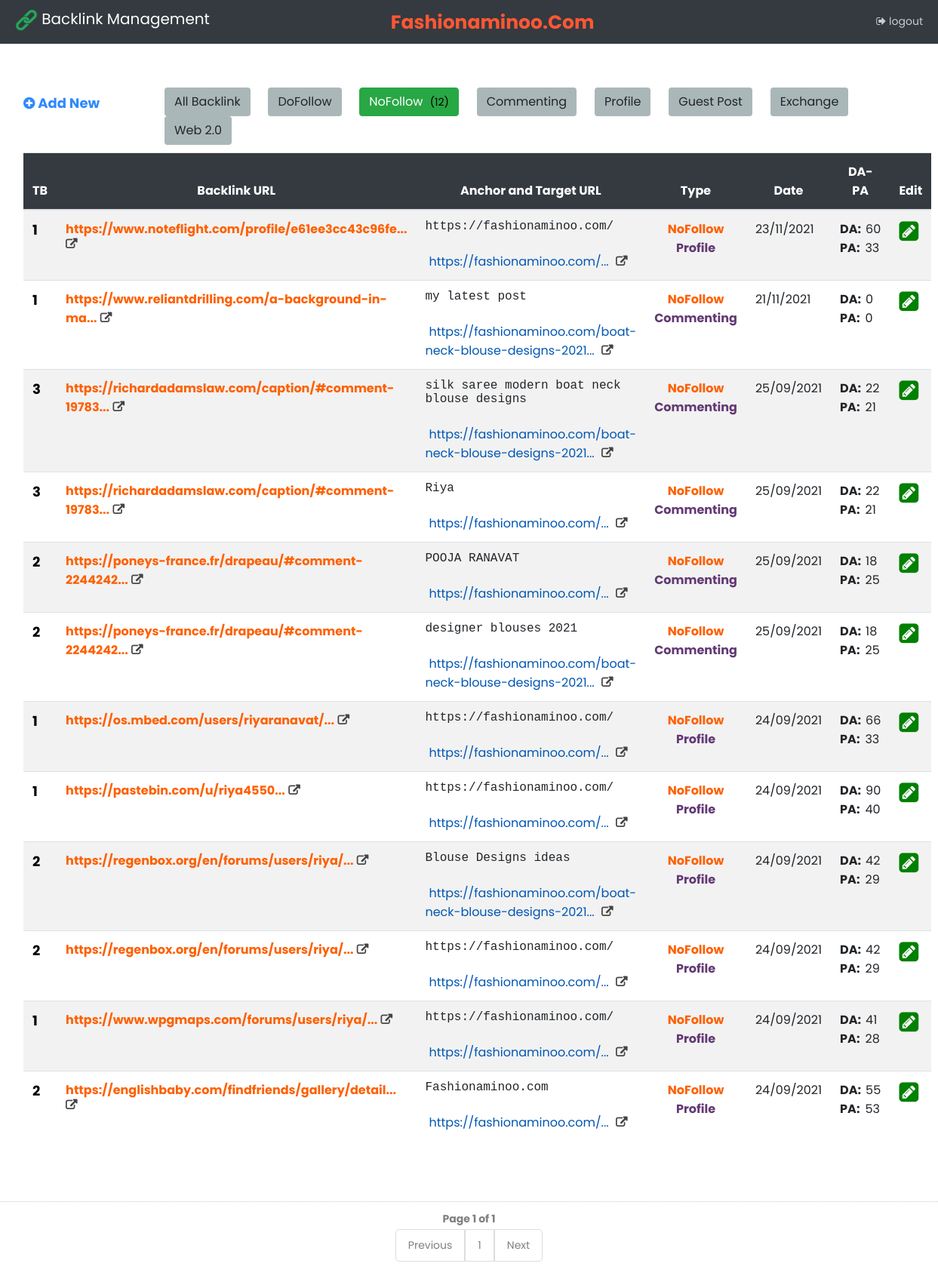
/fashionaminoo/nofollow-backlink.php (signed in), run on the app's committed database.
### tables this page shows
CREATE TABLE `webinformer_backlink` (
  `id` bigint(20) NOT NULL,
  `my_link` varchar(200) NOT NULL,
  `backlink` varchar(200) NOT NULL,
  `anchor` text NOT NULL,
  `anchor_type` varchar(20) NOT NULL,
  `link_type` varchar(50) NOT NULL,
  `backlink_category` varchar(50) NOT NULL,
  `create_date` varchar(20) NOT NULL,
  `DA` int(20) NOT NULL,
  `PA` int(20) NOT NULL,
  `backlink_status` varchar(20) NOT NULL DEFAULT 'Pending',
  `referring_domains` varchar(200) NOT NULL,
  `active_status` varchar(20) NOT NULL DEFAULT ''
);

### fashionaminoo/nofollow-backlink.php (the view, shortened to what this page needs)
<?php
include_once('db-connect.php');
    $conn = new mysqli($servername, $username, $password, $dbname);
        $conn->set_charset('utf8mb4');
        $total_NoFollow_backlink=0;
        $query1 = "SELECT  * FROM  webinformer_backlink WHERE link_type='NoFollow' AND active_status='' order by 1 DESC ";
        $query2 = mysqli_query($conn, $query1);
        while ($backlink_data = mysqli_fetch_array($query2))
        {
            $total_NoFollow_backlink++;
        }
?>
<!DOCTYPE html>
<html>
<head>
	<link rel="stylesheet" href="bootstrap/css/bootstrap.min.css">
	<link rel="stylesheet" href="bootstrap/css/bootstrap.css">
    <link href="http://maxcdn.bootstrapcdn.com/font-awesome/4.2.0/css/font-awesome.min.css" rel="stylesheet">
    <link href="bootstrap/assets/css/pe-icon-7-stroke.css" rel="stylesheet" />
    <link href="https://stackpath.bootstrapcdn.com/font-awesome/4.7.0/css/font-awesome.min.css" rel="stylesheet">
    <link href="https://maxcdn.bootstrapcdn.com/font-awesome/4.3.0/css/font-awesome.min.css" rel="stylesheet">
	<link rel="stylesheet" href="https://stackpath.bootstrapcdn.com/font-awesome/4.7.0/css/font-awesome.min.css">
	<link rel="stylesheet" href="sidebar-files/style.css">
</head>
<body>
	<nav class="navbar navbar-dark bg-dark sticky-top" style="padding: 2px; padding-left: 20px; padding-right: 20px;">
		<h1 class="navbar-brand"><img src="images/backlink-icon.png" width="30px"> Backlink Management</h1>
		<a href="index.php" class="navbar-brand" style="font-size: 25px; color: #FF5733; font-weight: bold; padding: 0; margin: 0;">Fashionaminoo.Com</a>
		<div class="nav navbar-nav navbar-right">
      		<a href="../log-out.php" id="logout_btn"><i class="fa fa-sign-out" aria-hidden="true"></i>  logout</a>
    	</div>
	</nav>
	<br>
	<br>
	<center>
<div style="width: 95%; margin-bottom: 80px; margin-top: 8px;">
	<div style="background: ; width: 100%; margin-bottom: 10px; overflow: hidden;">
		<div class="row">
			<div class="col-xl-2 col-lg-2" style="text-align: left; padding-top: 5px; padding-bottom: 5px; ">
				<a style="font-size: 18px; font-weight: bold;" href="add-new-backlink.php">
					<i class="fa fa-plus-circle" aria-hidden="true"></i> Add New
				</a>
			</div>
			<div class="col-xl-10 col-lg-10" style="text-align: left; margin: 0; padding: 0;">
				<a href="total-backlink.php">
          <button style="margin-right: 20px; background: #AAB7B8;" class="btn">All Backlink</button>
        </a>
				<a href="dofollow-backlink.php">
          <button style="margin-right: 20px; background: #AAB7B8;" class="btn">DoFollow </button>
        </a>
        <a href="nofollow-backlink.php">
          <button style="margin-right: 20px;" class="btn btn-success">NoFollow
            <span style="color:black; margin-left:5px; font-size:14px;">(<?php echo $total_NoFollow_backlink; ?>)</span>
          </button>
        </a>
        <a href="commenting-backlink.php">
          <button style="margin-right: 20px; background: #AAB7B8;" class="btn">Commenting</button>
        </a>
        <a href="profile-backlink.php">
          <button style="margin-right: 20px; background: #AAB7B8;" class="btn">Profile</button>
        </a>
        <a href="guest-post-backlink.php">
          <button style="margin-right: 20px; background: #AAB7B8;" class="btn">Guest Post</button>
        </a>
        <a href="exchange-backlink.php">
          <button style="margin-right: 20px; background: #AAB7B8;" class="btn">Exchange</button>
        </a>
        <a href="web-2.0-backlink.php">
          <button style="margin-right: 20px; background: #AAB7B8;" class="btn">Web 2.0</button>
        </a>
			</div>
		</div>
	</div>
<table class="table table-striped table-hover">
  <thead class="bg-dark" style="color: white; text-align: center; font-size: 16px;">
    <tr>
      <th>TB</th>
      <th>Backlink URL</th>
      <th>Anchor and Target URL</th>
      <th>Type</th>
      <th>Date</th>
      <th>DA-PA</th>
      <th>Edit</th>
    </tr>
  </thead>
  	<?php
if (isset($_GET['page_no']) && $_GET['page_no']!="") {
  $page_no = $_GET['page_no'];
  }
  else
  {
    $page_no = 1;
  }
  $total_records_per_page = 20;
  $offset = ($page_no-1) * $total_records_per_page;
  $previous_page = $page_no - 1;
  $next_page = $page_no + 1;
  $result_count = mysqli_query($conn,"SELECT COUNT(*) As total_records FROM `webinformer_backlink` WHERE link_type='NoFollow' AND active_status='' ");
  $total_records = mysqli_fetch_array($result_count);
  $total_records = $total_records['total_records'];
  $total_no_of_pages = ceil($total_records / $total_records_per_page);
        $query1 = "SELECT  * FROM  webinformer_backlink WHERE link_type='NoFollow' AND active_status='' order by 1 DESC LIMIT $offset, $total_records_per_page ";
        $query2 = mysqli_query($conn, $query1);
        while ($backlink_list = mysqli_fetch_array($query2))
        {
            $backlnk_id    		= $backlink_list['id'];
            $my_link    		= $backlink_list['my_link'];
            $backlink    		= $backlink_list['backlink'];
            $anchor    			= $backlink_list['anchor'];
            $link_type    		= $backlink_list['link_type'];
            $backlink_category 	= $backlink_list['backlink_category'];
            $DA    				= $backlink_list['DA'];
            $PA    				= $backlink_list['PA'];
            $create_date 		= $backlink_list['create_date'];
    ?>
    <tr>
      <th>
        <?php
        $url_backlink=0;
        $query1 = "SELECT * FROM webinformer_backlink WHERE backlink='$backlink' ";
        $main_query = mysqli_query($conn, $query1);
        while ($result = mysqli_fetch_array($main_query))
        {
           $url_backlink++;
        }
          ?>
          <a href="backlink-url-data.php?backlink_url_data=<?php echo $backlink; ?>" style="color: black; font-weight: bold; font-size: 18px;">
            <?php echo $url_backlink; ?>
          </a>
       </th>
      <td>
        <span id="backlink_style"><?php echo substr($backlink, 0,50)."..."; ?></span>
        <span id="link_redirect_icon">
          <a target="_blank" href="<?php echo $backlink ?>">
            <i class="fa fa-external-link" aria-hidden="true"></i>
          </a>
        </span>
      </td>
      <td>
        <samp><?php echo $anchor ?></samp>
        <br>
        <br>
        <a href="my-url-data.php?my_url_data=<?php echo $my_link; ?>">
        <span id="my_style" style="padding: 5px;"><?php echo substr($my_link, 0,55)."..."; ?></span>
        </a>
        <span id="link_redirect_icon">
          <a target="_blank" href="<?php echo $my_link ?>">
            <i class="fa fa-external-link" aria-hidden="true"></i>
          </a>
        </span>
      </td>
      <td style="text-align: center;">
        <span id="backlink_style"><?php echo $link_type ?></span>
        <br>
        <span style="color: #633974; font-weight: bold;"><?php echo $backlink_category ?></span>
      </td>
      <td><?php echo $create_date ?></td>
      <td>
        <span style="font-weight: bold; margin-right: 6px;">DA:</span><span><?php echo $DA ?></span>
        <br>
        <span style="font-weight: bold; margin-right: 7px;">PA:</span><span><?php echo $PA ?></span>
      </td>
      <td>
        <a href="backlink-edit.php?edit_id=<?php echo $backlnk_id; ?>">
          <i style="font-size: 30px; color: green;" class="fa fa-pencil-square" aria-hidden="true"></i>
        </a>
      </td>
    </tr>
    <?php }?>
</table>
	</div>
<div style='padding: 10px 20px 0px; border-top: dotted 1px #CCC; margin-top: 0;'>
<strong>Page <?php echo $page_no." of ".$total_no_of_pages; ?></strong>
</div>
<ul class="pagination_11">
  <li <?php if($page_no <= 1){ echo "class='disabled'"; } ?>>
    <a <?php if($page_no > 1){ echo "href='?page_no=$previous_page'"; } ?>>Previous</a>
  </li>
    <?php
  if ($total_no_of_pages <= 10){
    for ($counter = 1; $counter <= $total_no_of_pages; $counter++){
      if ($counter == $page_no) {
       echo "<li class='active'><a>$counter</a></li>";
        }else{
           echo "<li><a href='?page_no=$counter'>$counter</a></li>";
        }
        }
  }
?>
  <li <?php if($page_no >= $total_no_of_pages){ echo "class='disabled'"; } ?>>
  <a <?php if($page_no < $total_no_of_pages) { echo "href='?page_no=$next_page'"; } ?>>Next</a>
  </li>
</ul>
</center>
<br>
<br>
<br>
<br>
<br>
<br>
<br>
</body>
</html

### fashionaminoo/nofollow-backlink.php (style rules this page uses)
body { background: white; }
#logout_btn { text-decoration: none; color: #CBCBCB; margin-left: 150px; }
#backlink_style { color: #ff6000; font-weight: bold; }
#my_style { color: #0056b3; }
#link_redirect_icon a i { color: #444444; font-weight: bold; font-size: 15px; }
ul.pagination_11 { display: inline-block; padding: 0; margin: 0; }
ul.pagination_11 li { display: inline; }
ul.pagination_11 li a { color: black; float: left; padding: 8px 16px; text-decoration: none; transition: background-color .3s; border: 1px solid #ddd; }
.pagination_11 li:first-child a { border-top-left-radius: 5px; border-bottom-left-radius: 5px; }
.pagination_11 li:last-child a { border-top-right-radius: 5px; border-bottom-right-radius: 5px; }

### data on the page
webinformer_backlink: url_backlink "1", backlink "https://www.noteflight.com/profile/e61ee3cc43c96fe", anchor "https://fashionaminoo.com/", my_link "https://fashionaminoo.com/", link_type "NoFollow", backlink_category "Profile", create_date "23/11/2021", DA "60", PA "33"
webinformer_backlink: url_backlink "1", backlink "https://www.reliantdrilling.com/a-background-in-ma", anchor "my latest post", my_link "https://fashionaminoo.com/boat-neck-blouse-designs-2021", link_type "NoFollow", backlink_category "Commenting", create_date "21/11/2021", DA "0", PA "0"
webinformer_backlink: url_backlink "3", backlink "https://richardadamslaw.com/caption/#comment-19783", anchor "silk saree modern boat neck blouse designs", my_link "https://fashionaminoo.com/boat-neck-blouse-designs-2021", link_type "NoFollow", backlink_category "Commenting", create_date "25/09/2021", DA "22", PA "21"
webinformer_backlink: url_backlink "3", backlink "https://richardadamslaw.com/caption/#comment-19783", anchor "Riya", my_link "https://fashionaminoo.com/", link_type "NoFollow", backlink_category "Commenting", create_date "25/09/2021", DA "22", PA "21"
webinformer_backlink: url_backlink "2", backlink "https://poneys-france.fr/drapeau/#comment-2244242", anchor "POOJA RANAVAT", my_link "https://fashionaminoo.com/", link_type "NoFollow", backlink_category "Commenting", create_date "25/09/2021", DA "18", PA "25"
webinformer_backlink: url_backlink "2", backlink "https://poneys-france.fr/drapeau/#comment-2244242", anchor "designer blouses 2021", my_link "https://fashionaminoo.com/boat-neck-blouse-designs-2021", link_type "NoFollow", backlink_category "Commenting", create_date "25/09/2021", DA "18", PA "25"
webinformer_backlink: url_backlink "1", backlink "https://os.mbed.com/users/riyaranavat/", anchor "https://fashionaminoo.com/", my_link "https://fashionaminoo.com/", link_type "NoFollow", backlink_category "Profile", create_date "24/09/2021", DA "66", PA "33"
webinformer_backlink: url_backlink "1", backlink "https://pastebin.com/u/riya4550", anchor "https://fashionaminoo.com/", my_link "https://fashionaminoo.com/", link_type "NoFollow", backlink_category "Profile", create_date "24/09/2021", DA "90", PA "40"
webinformer_backlink: url_backlink "2", backlink "https://regenbox.org/en/forums/users/riya/", anchor "Blouse Designs ideas", my_link "https://fashionaminoo.com/boat-neck-blouse-designs-2021", link_type "NoFollow", backlink_category "Profile", create_date "24/09/2021", DA "42", PA "29"
webinformer_backlink: url_backlink "2", backlink "https://regenbox.org/en/forums/users/riya/", anchor "https://fashionaminoo.com/", my_link "https://fashionaminoo.com/", link_type "NoFollow", backlink_category "Profile", create_date "24/09/2021", DA "42", PA "29"
webinformer_backlink: url_backlink "1", backlink "https://www.wpgmaps.com/forums/users/riya/", anchor "https://fashionaminoo.com/", my_link "https://fashionaminoo.com/", link_type "NoFollow", backlink_category "Profile", create_date "24/09/2021", DA "41", PA "28"
webinformer_backlink: url_backlink "2", backlink "https://englishbaby.com/findfriends/gallery/detail", anchor "Fashionaminoo.com", my_link "https://fashionaminoo.com/", link_type "NoFollow", backlink_category "Profile", create_date "24/09/2021", DA "55", PA "53"

### other printed values
$total_NoFollow_backlink "12"
$page_no "1"
$total_no_of_pages "1"
